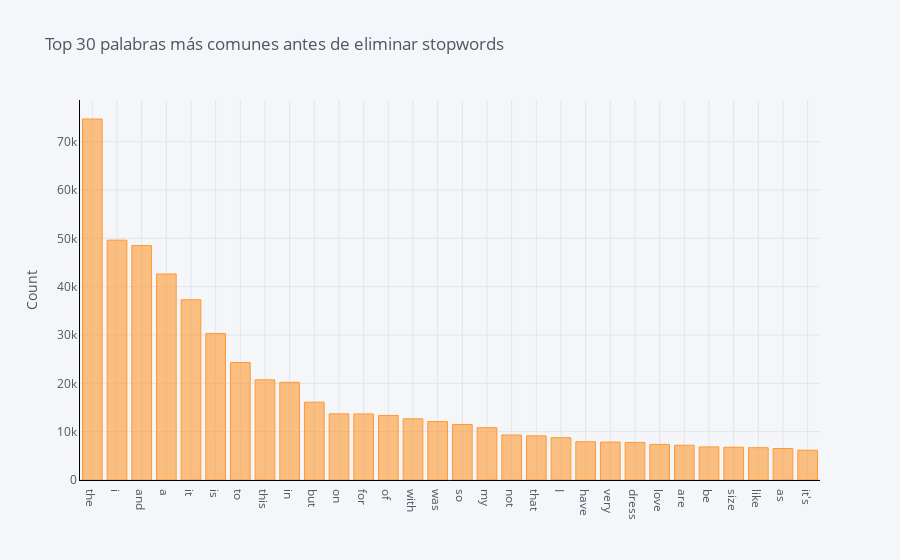

Here is the notebook cell this chart was saved with:
### Code cell
freq.iplot(
    kind='bar', yTitle='Count', linecolor='black', title='Top 30 palabras más comunes antes de eliminar stopwords')

### Figure 1 — Plotly figure (JSON) as saved in the notebook; plotly's stock layout.template omitted (floating-point values rounded to 4 significant figures)
{"data": [{"marker": {"color": "rgba(255, 153, 51, 0.6)", "line": {"color": "rgba(255, 153, 51, 1.0)", "width": 1}}, "name": "frecuencia", "orientation": "v", "text": "", "type": "bar", "x": ["the", "i", "and", "a", "it", "is", "to", "this", "in", "but", "on", "for", "of", "with", "was", "so", "my", "not", "that", "I", "have", "very", "dress", "love", "are", "be", "size", "like", "as", "it's"], "y": [74698, 49630, 48505, 42632, 37302, 30322, 24314, 20726, 20211, 16104, 13684, 13666, 13363, 12651, 12092, 11479, 10824, 9314, 9136, 8756, 7917, 7848, 7773, 7370, 7198, 6846, 6780, 6683, 6516, 6164]}], "layout": {"legend": {"bgcolor": "#F5F6F9", "font": {"color": "#4D5663"}}, "paper_bgcolor": "#F5F6F9", "plot_bgcolor": "#F5F6F9", "title": {"font": {"color": "#4D5663"}, "text": "Top 30 palabras más comunes antes de eliminar stopwords"}, "xaxis": {"gridcolor": "#E1E5ED", "linecolor": "black", "showgrid": true, "tickfont": {"color": "#4D5663"}, "title": {"font": {"color": "#4D5663"}, "text": ""}, "zerolinecolor": "#E1E5ED"}, "yaxis": {"gridcolor": "#E1E5ED", "linecolor": "black", "showgrid": true, "tickfont": {"color": "#4D5663"}, "title": {"font": {"color": "#4D5663"}, "text": "Count"}, "zerolinecolor": "#E1E5ED"}}}
